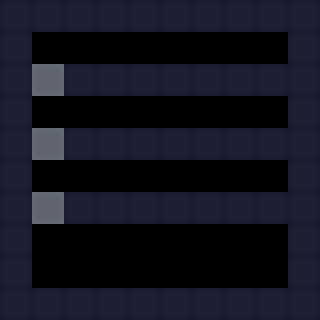

This game map was drawn from its Tiled (.tmx) file and the tilesets committed beside it. A one-line description and the full map source follow:
An orthogonal 10x10 tile map with 32x32 px tiles, 1 tile layer (Tile Layer 1) and 10 objects.

<map version="1.2" tiledversion="1.3.5" orientation="orthogonal" renderorder="right-down" width="10" height="10" tilewidth="32" tileheight="32" infinite="0" nextlayerid="3" nextobjectid="15">
 <tileset firstgid="1" source="../allTiles.tsx" />
 <layer id="1" name="Tile Layer 1" width="10" height="10">
  <data encoding="csv">
1,1,1,1,1,1,1,1,1,1,
1,0,0,0,0,0,0,0,0,1,
1,7,1,1,1,1,1,1,1,1,
1,0,0,0,0,0,0,0,0,1,
1,7,1,1,1,1,1,1,1,1,
1,0,0,0,0,0,0,0,0,1,
1,7,1,1,1,1,1,1,1,1,
1,0,0,0,0,0,0,0,0,1,
1,0,0,0,0,0,0,0,0,1,
1,1,1,1,1,1,1,1,1,1
</data>
 </layer>
 <objectgroup id="2" name="Object Layer 1">
  <object id="1" gid="3" x="32" y="64" width="32" height="32" />
  <object id="2" gid="3" x="32" y="128" width="32" height="32" />
  <object id="3" gid="3" x="32" y="192" width="32" height="32" />
  <object id="4" gid="2" x="32" y="288" width="32" height="32" />
  <object id="6" gid="6" x="96" y="288" width="32" height="32" />
  <object id="7" gid="5" x="160" y="256" width="32" height="32" />
  <object id="8" gid="6" x="224" y="288" width="32" height="32" />
  <object id="12" gid="6" x="160" y="192" width="32" height="32" />
  <object id="13" gid="6" x="192" y="128" width="32" height="32" />
  <object id="14" gid="6" x="224" y="64" width="32" height="32" />
 </objectgroup>
</map>
